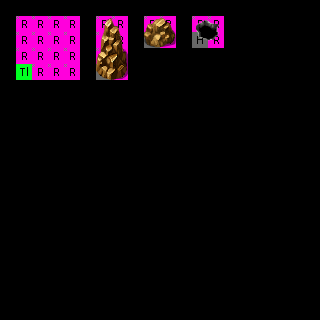

Below is a game level as drawn by its tile map, then a one-line description and the .tmx file that defines it, in full:
An orthogonal 20x20 tile map with 16x16 px tiles, 4 tile layers (regions, input_set1, output_under4 trees, output_over5 trees), 3 tilesets and 3 objects.

<map version="1.0" orientation="orthogonal" renderorder="right-down" width="20" height="20" tilewidth="16" tileheight="16" nextobjectid="11">
 <properties>
  <property name="NoOverlappingRules" value="true" />
 </properties>
 <tileset firstgid="1" name="ruleset" tilewidth="16" tileheight="16" tilecount="60" columns="10">
  <image source="../tilesets/ruleset.png" width="160" height="96" />
 </tileset>
 <tileset firstgid="61" name="dungeon_a2" tilewidth="16" tileheight="16" tilecount="768" columns="32">
  <image source="../tilesets/dungeon_a2.png" width="512" height="384" />
 </tileset>
 <tileset firstgid="829" name="dungeon_b" tilewidth="16" tileheight="16" tilecount="1024" columns="32">
  <image source="../tilesets/dungeon_b.png" width="512" height="512" />
 </tileset>
 <layer name="regions" width="20" height="20">
  <data encoding="csv">
0,0,0,0,0,0,0,0,0,0,0,0,0,0,0,0,0,0,0,0,
0,1,1,1,1,0,1,1,0,1,1,0,1,1,0,0,0,0,0,0,
0,1,1,1,1,0,1,1,0,1,1,0,1,1,0,0,0,0,0,0,
0,1,1,1,1,0,1,1,0,0,0,0,0,0,0,0,0,0,0,0,
0,1,1,1,1,0,1,1,0,0,0,0,0,0,0,0,0,0,0,0,
0,0,0,0,0,0,0,0,0,0,0,0,0,0,0,0,0,0,0,0,
0,0,0,0,0,0,0,0,0,0,0,0,0,0,0,0,0,0,0,0,
0,0,0,0,0,0,0,0,0,0,0,0,0,0,0,0,0,0,0,0,
0,0,0,0,0,0,0,0,0,0,0,0,0,0,0,0,0,0,0,0,
0,0,0,0,0,0,0,0,0,0,0,0,0,0,0,0,0,0,0,0,
0,0,0,0,0,0,0,0,0,0,0,0,0,0,0,0,0,0,0,0,
0,0,0,0,0,0,0,0,0,0,0,0,0,0,0,0,0,0,0,0,
0,0,0,0,0,0,0,0,0,0,0,0,0,0,0,0,0,0,0,0,
0,0,0,0,0,0,0,0,0,0,0,0,0,0,0,0,0,0,0,0,
0,0,0,0,0,0,0,0,0,0,0,0,0,0,0,0,0,0,0,0,
0,0,0,0,0,0,0,0,0,0,0,0,0,0,0,0,0,0,0,0,
0,0,0,0,0,0,0,0,0,0,0,0,0,0,0,0,0,0,0,0,
0,0,0,0,0,0,0,0,0,0,0,0,0,0,0,0,0,0,0,0,
0,0,0,0,0,0,0,0,0,0,0,0,0,0,0,0,0,0,0,0,
0,0,0,0,0,0,0,0,0,0,0,0,0,0,0,0,0,0,0,0
</data>
 </layer>
 <layer name="input_set1" width="20" height="20">
  <data encoding="csv">
0,0,0,0,0,0,0,0,0,0,0,0,0,0,0,0,0,0,0,0,
0,21,21,21,21,0,21,21,0,21,21,0,21,21,0,0,0,0,0,0,
0,21,21,21,21,0,21,21,0,16,21,0,26,21,0,0,0,0,0,0,
0,21,21,21,21,0,21,21,0,0,0,0,0,0,0,0,0,0,0,0,
0,15,21,21,21,0,6,21,0,0,0,0,0,0,0,0,0,0,0,0,
0,0,0,0,0,0,0,0,0,0,0,0,0,0,0,0,0,0,0,0,
0,0,0,0,0,0,0,0,0,0,0,0,0,0,0,0,0,0,0,0,
0,0,0,0,0,0,0,0,0,0,0,0,0,0,0,0,0,0,0,0,
0,0,0,0,0,0,0,0,0,0,0,0,0,0,0,0,0,0,0,0,
0,0,0,0,0,0,0,0,0,0,0,0,0,0,0,0,0,0,0,0,
0,0,0,0,0,0,0,0,0,0,0,0,0,0,0,0,0,0,0,0,
0,0,0,0,0,0,0,0,0,0,0,0,0,0,0,0,0,0,0,0,
0,0,0,0,0,0,0,0,0,0,0,0,0,0,0,0,0,0,0,0,
0,0,0,0,0,0,0,0,0,0,0,0,0,0,0,0,0,0,0,0,
0,0,0,0,0,0,0,0,0,0,0,0,0,0,0,0,0,0,0,0,
0,0,0,0,0,0,0,0,0,0,0,0,0,0,0,0,0,0,0,0,
0,0,0,0,0,0,0,0,0,0,0,0,0,0,0,0,0,0,0,0,
0,0,0,0,0,0,0,0,0,0,0,0,0,0,0,0,0,0,0,0,
0,0,0,0,0,0,0,0,0,0,0,0,0,0,0,0,0,0,0,0,
0,0,0,0,0,0,0,0,0,0,0,0,0,0,0,0,0,0,0,0
</data>
 </layer>
 <layer name="output_under4 trees" width="20" height="20">
  <data encoding="csv">
0,0,0,0,0,0,0,0,0,0,0,0,0,0,0,0,0,0,0,0,
0,0,0,0,0,0,0,0,0,1277,1278,0,85,86,0,0,0,0,0,0,
0,0,0,0,0,0,0,0,0,1309,1310,0,117,118,0,0,0,0,0,0,
0,0,0,0,0,0,1405,1406,0,0,0,0,0,0,0,0,0,0,0,0,
0,0,0,0,0,0,1437,1438,0,0,0,0,0,0,0,0,0,0,0,0,
0,0,0,0,0,0,0,0,0,0,0,0,0,0,0,0,0,0,0,0,
0,0,0,0,0,0,0,0,0,0,0,0,0,0,0,0,0,0,0,0,
0,0,0,0,0,0,0,0,0,0,0,0,0,0,0,0,0,0,0,0,
0,0,0,0,0,0,0,0,0,0,0,0,0,0,0,0,0,0,0,0,
0,0,0,0,0,0,0,0,0,0,0,0,0,0,0,0,0,0,0,0,
0,0,0,0,0,0,0,0,0,0,0,0,0,0,0,0,0,0,0,0,
0,0,0,0,0,0,0,0,0,0,0,0,0,0,0,0,0,0,0,0,
0,0,0,0,0,0,0,0,0,0,0,0,0,0,0,0,0,0,0,0,
0,0,0,0,0,0,0,0,0,0,0,0,0,0,0,0,0,0,0,0,
0,0,0,0,0,0,0,0,0,0,0,0,0,0,0,0,0,0,0,0,
0,0,0,0,0,0,0,0,0,0,0,0,0,0,0,0,0,0,0,0,
0,0,0,0,0,0,0,0,0,0,0,0,0,0,0,0,0,0,0,0,
0,0,0,0,0,0,0,0,0,0,0,0,0,0,0,0,0,0,0,0,
0,0,0,0,0,0,0,0,0,0,0,0,0,0,0,0,0,0,0,0,
0,0,0,0,0,0,0,0,0,0,0,0,0,0,0,0,0,0,0,0
</data>
 </layer>
 <layer name="output_over5 trees" width="20" height="20">
  <data encoding="csv">
0,0,0,0,0,0,0,0,0,0,0,0,0,0,0,0,0,0,0,0,
0,0,0,0,0,0,1341,1342,0,0,0,0,0,0,0,0,0,0,0,0,
0,0,0,0,0,0,1373,1374,0,0,0,0,0,0,0,0,0,0,0,0,
0,0,0,0,0,0,0,0,0,0,0,0,0,0,0,0,0,0,0,0,
0,0,0,0,0,0,0,0,0,0,0,0,0,0,0,0,0,0,0,0,
0,0,0,0,0,0,0,0,0,0,0,0,0,0,0,0,0,0,0,0,
0,0,0,0,0,0,0,0,0,0,0,0,0,0,0,0,0,0,0,0,
0,0,0,0,0,0,0,0,0,0,0,0,0,0,0,0,0,0,0,0,
0,0,0,0,0,0,0,0,0,0,0,0,0,0,0,0,0,0,0,0,
0,0,0,0,0,0,0,0,0,0,0,0,0,0,0,0,0,0,0,0,
0,0,0,0,0,0,0,0,0,0,0,0,0,0,0,0,0,0,0,0,
0,0,0,0,0,0,0,0,0,0,0,0,0,0,0,0,0,0,0,0,
0,0,0,0,0,0,0,0,0,0,0,0,0,0,0,0,0,0,0,0,
0,0,0,0,0,0,0,0,0,0,0,0,0,0,0,0,0,0,0,0,
0,0,0,0,0,0,0,0,0,0,0,0,0,0,0,0,0,0,0,0,
0,0,0,0,0,0,0,0,0,0,0,0,0,0,0,0,0,0,0,0,
0,0,0,0,0,0,0,0,0,0,0,0,0,0,0,0,0,0,0,0,
0,0,0,0,0,0,0,0,0,0,0,0,0,0,0,0,0,0,0,0,
0,0,0,0,0,0,0,0,0,0,0,0,0,0,0,0,0,0,0,0,
0,0,0,0,0,0,0,0,0,0,0,0,0,0,0,0,0,0,0,0
</data>
 </layer>
 <objectgroup name="output_low_blocker">
  <object id="9" x="144" y="16" width="32" height="16" />
  <object id="10" x="192" y="16" width="32" height="16" />
 </objectgroup>
 <objectgroup name="output_high_blocker">
  <object id="8" x="96" y="48" width="32" height="16" />
 </objectgroup>
</map>
